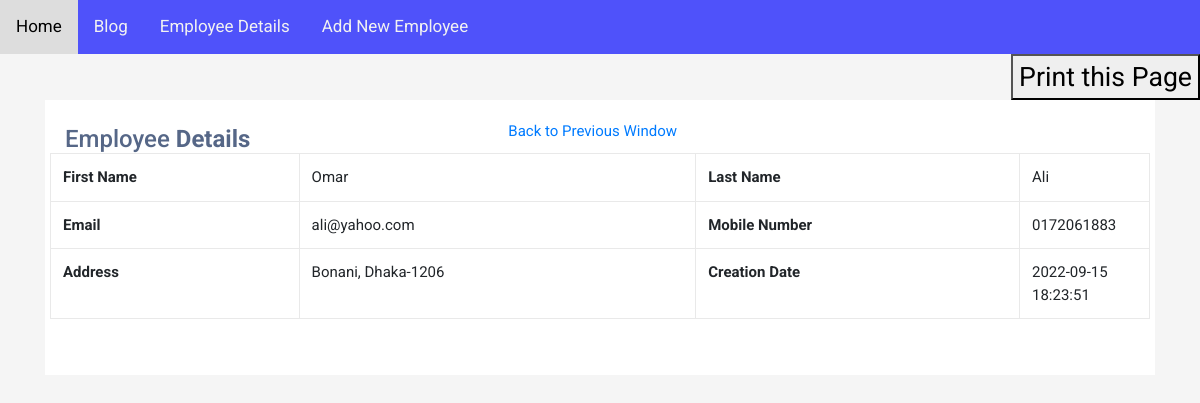
The app's page /read.php?viewid=8 with its own data.
### tables this page shows
CREATE TABLE `tblusers` (
  `ID` int(10) NOT NULL,
  `FirstName` varchar(200) DEFAULT NULL,
  `LastName` varchar(200) DEFAULT NULL,
  `MobileNumber` varchar(15) DEFAULT NULL,
  `Email` varchar(200) DEFAULT NULL,
  `Address` mediumtext,
  `CreationDate` timestamp NOT NULL DEFAULT CURRENT_TIMESTAMP ON UPDATE CURRENT_TIMESTAMP
);

### read.php (the view, shortened to what this page needs)
<?php
include('dbconnection.php');
?>
<!DOCTYPE html>
<html lang="en">
<head>
<link rel="stylesheet" href="https://stackpath.bootstrapcdn.com/bootstrap/4.5.0/css/bootstrap.min.css">
<link rel="stylesheet" href="https://maxcdn.bootstrapcdn.com/font-awesome/4.7.0/css/font-awesome.min.css">
<link rel="stylesheet" href="style.css">
<div class="topnav" id="myTopnav">
        <a href="index.php" class="">Home</a>
            <a href="https://www.google.com">Blog</a>
                <a href="detail.php">Employee Details</a>
                <a href="insert.php">Add New Employee</a>
    </div>
</head>
<body>
<div class="print">
        <button onClick="window.print()">Print this Page</button></div>
<div class="container-xl">
    <div class="table-responsive">
        <div class="table-wrapper">
            <div class="table-title">
                <div class="row">
                    <div class="col-sm-5">
                        <h2> Employee <b>Details</b></h2>
                    </div>
            <a href="detail.php">Back to Previous Window</a>
<table cellpadding="0" cellspacing="0" border="0" class="display table table-bordered" id="hidden-table-info">
<tbody>
<?php
$vid=$_GET['viewid'];
$ret=mysqli_query($con,"select * from tblusers where ID =$vid");
while ($row=mysqli_fetch_array($ret)) {
?>
 <tr>
    <th>First Name</th>
    <td><?php  echo $row['FirstName'];?></td>
    <th>Last Name</th>
    <td><?php  echo $row['LastName'];?></td>
  </tr>
  <tr>
    <th>Email</th>
    <td><?php  echo $row['Email'];?></td>
    <th>Mobile Number</th>
    <td><?php  echo $row['MobileNumber'];?></td>
  </tr>
  <tr>
    <th>Address</th>
    <td><?php  echo $row['Address'];?></td>
    <th>Creation Date</th>
    <td><?php  echo $row['CreationDate'];?></td>
  </tr>
<?php
}?>
</tbody>
</table>
        </div>
    </div>
</div>
</body>
</html>

### style.css (style rules this page uses)
.topnav { background-color: rgb(79, 82, 250); overflow: hidden; }
.topnav a { float: left; display: block; color: #f2f2f2; text-align: center; padding: 14px 16px; text-decoration: none; font-size: 17px; }

### read.php (style rules this page uses)
body { color: #566787; background: #f5f5f5; font-family: 'Roboto', sans-serif; }
.table-responsive { margin: 30px 0; }
.table-wrapper { min-width: 1000px; background: #fff; padding: 20px; box-shadow: 0 1px 1px rgba(0,0,0,.05); }
.table-title { font-size: 15px; padding-bottom: 10px; margin: 0 0 10px; min-height: 45px; }
.table-title h2 { margin: 5px 0 0; font-size: 24px; }
table.table tr th, table.table tr td { border-color: #e9e9e9; }
table.table td:last-child { width: 130px; }
.print { float: right; color: blue; font: bold; font-size: 20pt; }

### records on screen
tblusers: FirstName "Omar", LastName "Ali", Email "ali@yahoo.com", MobileNumber "0172061883", Address "Bonani, Dhaka-1206", CreationDate "2022-09-15 18:23:51"
